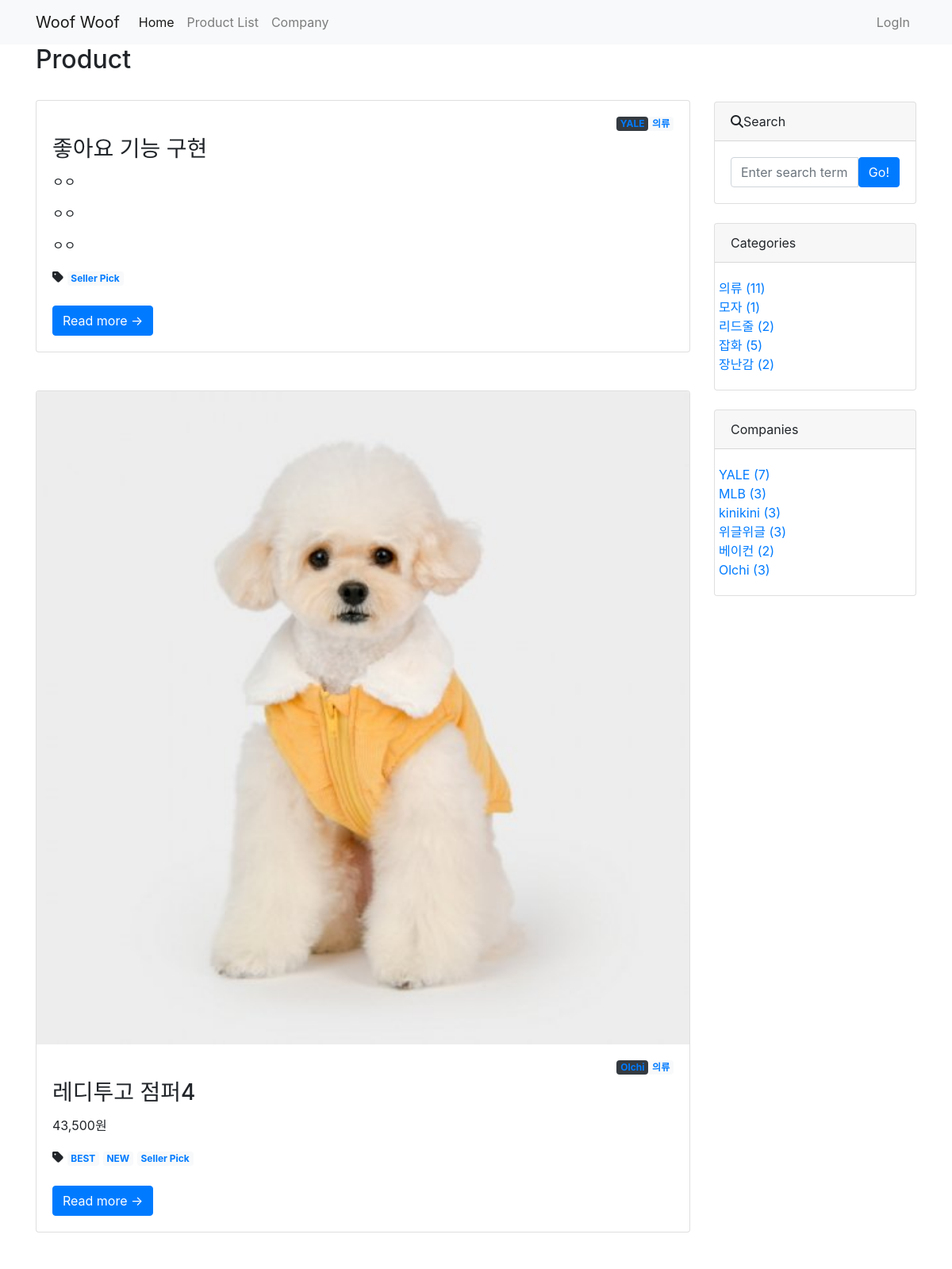
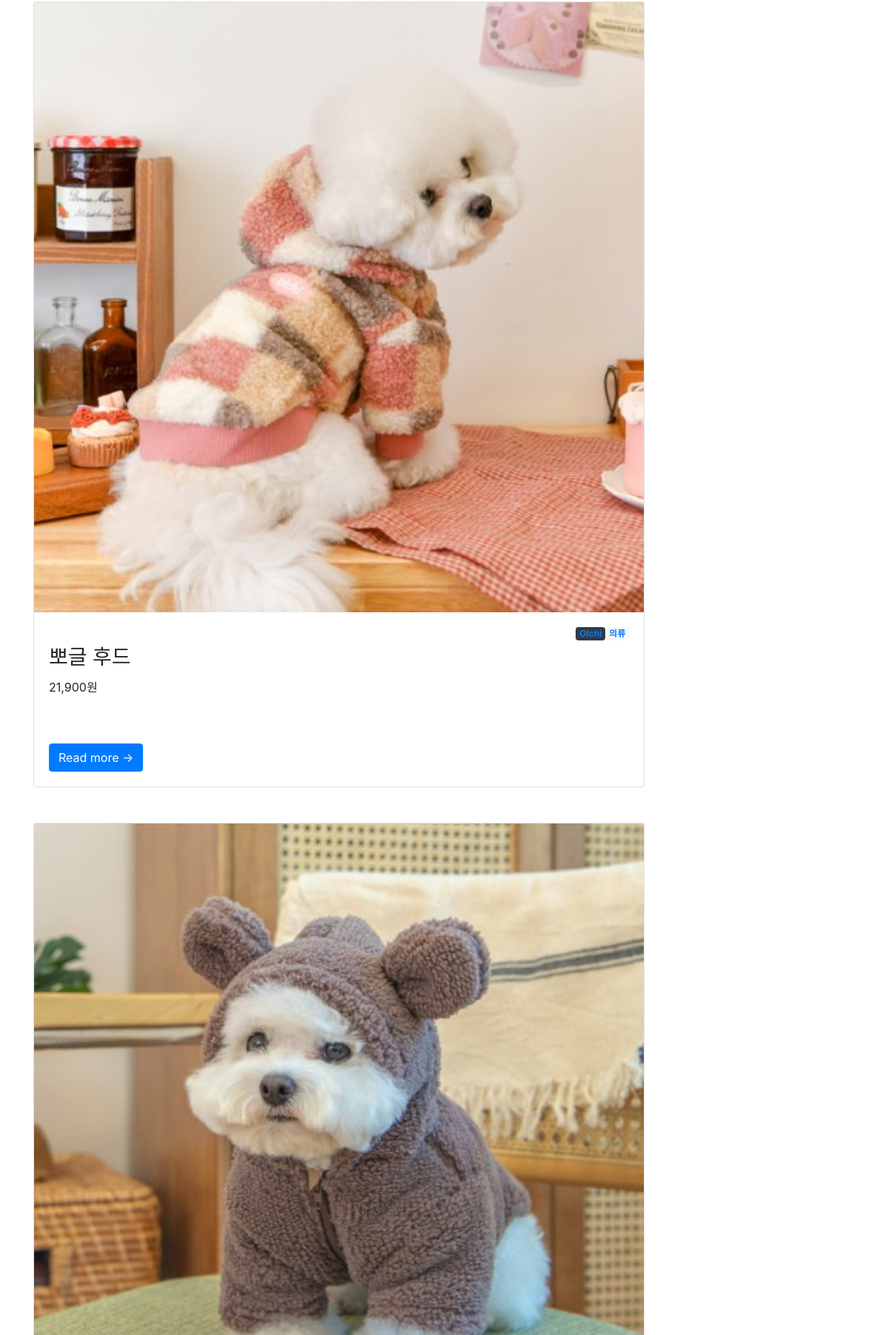
The app's page /product/ (upper part) with its own data (2 pictures, top to bottom).
### product/models.py (models this page shows, shortened)
class Product(models.Model):
    name = models.CharField(max_length=50)
    price = models.TextField(max_length=50)
    color = models.TextField(blank=True)      # 추가 필드
    info = MarkdownxField()
    image = models.ImageField(upload_to='product/images/%Y/%m/%d/', blank=True)
    author = models.ForeignKey(User, null=True, on_delete=models.SET_NULL)
    company = models.ForeignKey(Company, null=True, blank=True, on_delete=models.SET_NULL)
    category = models.ForeignKey(Category, null=True, blank=True, on_delete=models.SET_NULL)
    tags = models.ManyToManyField(Tag, blank=True)  # 다대다 필드
    like = models.ManyToManyField(User, blank=True, related_name='like')
    def __str__(self):
        return f'[{self.pk}]{self.name} : {self.author}'
    def get_absolute_url(self):
        return f'/product/{self.pk}/'

class Category(models.Model):
    name = models.CharField(max_length=50, unique=True)
    slug = models.SlugField(max_length=200, unique=True, allow_unicode=True)
    def __str__(self):
        return self.name
    def get_absolute_url(self):
        return f'/product/category/{self.slug}/'
    class Meta:
        verbose_name_plural = 'Categories'

class Company(models.Model):    # 제조사 모델
    name = models.CharField(max_length=500, unique=True)
    slug = models.SlugField(max_length=200, unique=True, allow_unicode=True)
    ceo = models.TextField()    # 추가 필드
    tel = models.TextField()
    address = models.TextField()
    def __str__(self):
        return self.name
    def get_absolute_url(self):
        return f'/product/company/{self.slug}/'
    class Meta:
        verbose_name_plural = 'Companies'

class Tag(models.Model):    # 다대다 모델
    name = models.CharField(max_length=50, unique=True)
    slug = models.SlugField(max_length=200, unique=True, allow_unicode=True)
    def __str__(self):
        return self.name
    def get_absolute_url(self):
        return f'/product/tag/{self.slug}/'

### product/views.py (the view)
# urls.py: path('', views.ProductList.as_view()),                 # product_list
class ProductList(ListView):
    model = Product
    ordering = '-pk'
    paginate_by = 5
    def get_context_data(self, *, object_list=None, **kwargs):  ##추가인자##
        context = super(ProductList,self).get_context_data()
        context['categories'] = Category.objects.all()
        context['no_category_product_count'] = Product.objects.filter(category=None).count
        context['companies'] = Company.objects.all()
        context['no_company_product_count'] = Product.objects.filter(category=None).count
        return context

### product/templates/product/product_list.html (shortened to what this page needs)
{% extends 'product/base.html' %}
{% block main_area %}
                <h2>Product
                </h2>
{% for p in product_list %}
    <br>
    <div class="card mb-4" id="post-{{}p.pk}">
                {% if p.image %}
                <a href="#!"><img class="card-img-top" src="{{ p.image.url }}" alt="{{p}}의 image" /></a>
                {% endif %}
        <div class="card-body">
                  {% if p.category %}
                    <span class="badge badge-light float-right">
                    <a href="{{p.category.get_absolute_url}}">
                        {{ p.category }}
                    </a>
                    </span>
                  {% endif%}
                  {% if p.company %}
                    <span class="badge badge-dark float-right">
                    <a href="{{p.company.get_absolute_url}}">
                        {{ p.company }}
                    </a>
                    </span>
                  {% endif%}
            <br>
                <h3 class="card-title">{{ p.name | upper }}</h3>
                <p class="card-text">{{ p.price }}</p>
                <p class="card-text">{{ p.color }}</p>
                <p class="card-text">{{ p.info | truncatechars:70 }}</p>
            {% if p.tags.exists %}
                    <i class="fas fa-tag"></i>
                       {% for t in p.tags.iterator %}
                             <span class="badge bagde-pill badge-light">
                                <a href="{{t.get_absolute_url}}">
                                   {{t}}
                                </a>
                             </span>
                       {% endfor %}
            {% endif %}
            <br><br>
                <a class="btn btn-primary" href="{{ p.get_absolute_url }}">Read more →</a>
        </div>
    </div>
{% endfor %}
{% endblock %}

### product/templates/product/sidebar.html (shortened to what this page needs)
    <br><br><br>
            <div class="card mb-4">
              <div class="card-header"><i class="fa-solid fa-magnifying-glass"></i>Search</div>
                 <div class="card-body">
                     <div class="input-group">
                          <input id="search-input" class="form-control" type="text" placeholder="Enter search term..." aria-label="Enter search term..." aria-describedby="button-search" />
                          <button class="btn btn-primary" id="button-search" type="button" onclick="searchProduct();">Go!</button>
                     </div>
                  </div>
            </div>
          <div class="card mb-4" id='category_card'>
              <div class="card-header">Categories</div>
              <div class="card-body">
                  <div class="row">
                              <ul class="list-unstyled mb-0">
                                  {% for c in categories %}
                                 <li><a href="c.get_absolute_url">{{c}} ({{c.product_set.count}})</a></li>
                                  {% endfor %}
                             </ul>
                  </div>
              </div>
          </div>
         <div class="card mb-4" id='company_card'>
              <div class="card-header">Companies</div>
              <div class="card-body">
                  <div class="row">
                              <ul class="list-unstyled mb-0">
                                  {% for c in companies %}
                                 <li><a href="c.get_absolute_url">{{c}} ({{c.product_set.count}})</a></li>
                                  {% endfor %}
                             </ul>
                  </div>
              </div>
          </div>

### records on screen
Product: category "의류", company "YALE", name "좋아요 기능 구현", price "ㅇㅇ", color "ㅇㅇ", info "ㅇㅇ"
Tag: name "Seller Pick"
Product: image (picture), category "의류", company "Olchi", name "레디투고 점퍼4", price "43,500원"
Tag: name "BEST"
Tag: name "NEW"
Product: image (picture), category "의류", company "Olchi", name "뽀글 후드", price "21,900원"
Product: image (picture)
Category: name "의류", product_set.count "11"
Category: name "모자", product_set.count "1"
Category: name "리드줄", product_set.count "2"
Category: name "잡화", product_set.count "5"
Category: name "장난감", product_set.count "2"
Company: name "YALE", product_set.count "7"
Company: name "MLB", product_set.count "3"
Company: name "kinikini", product_set.count "3"
Company: name "위글위글", product_set.count "3"
Company: name "베이컨", product_set.count "2"
Company: name "Olchi", product_set.count "3"
